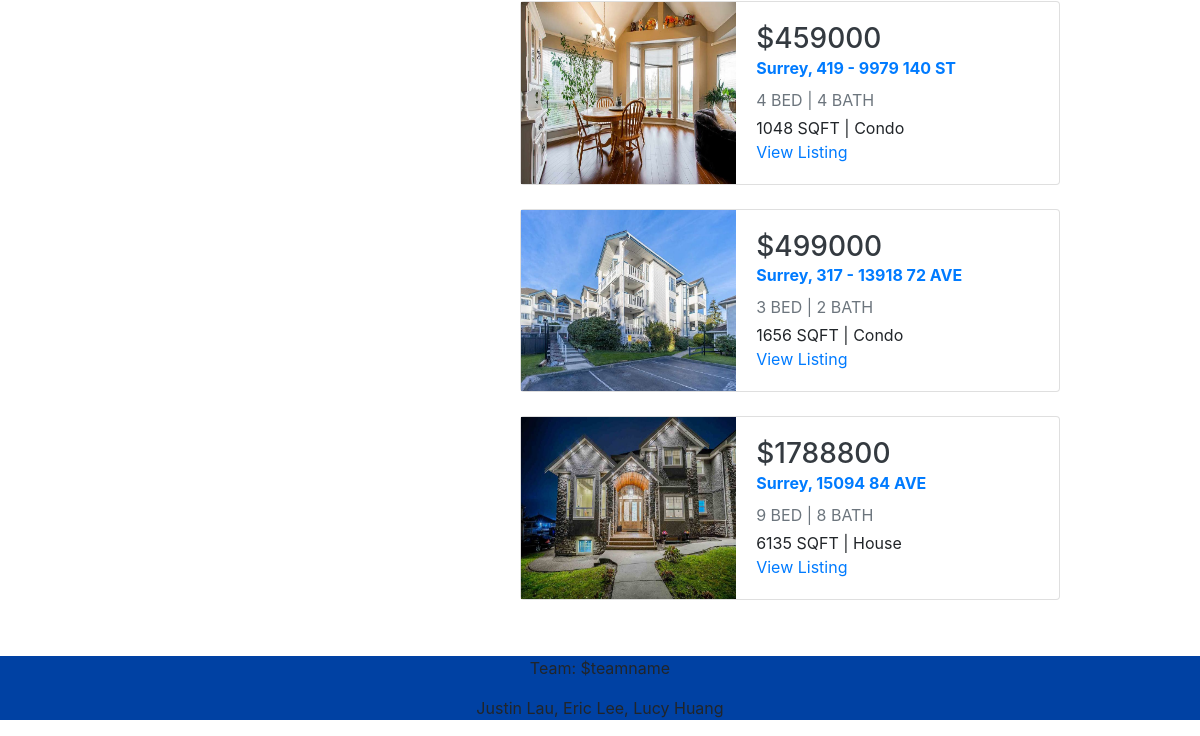
The app's page / (lower part), older data.
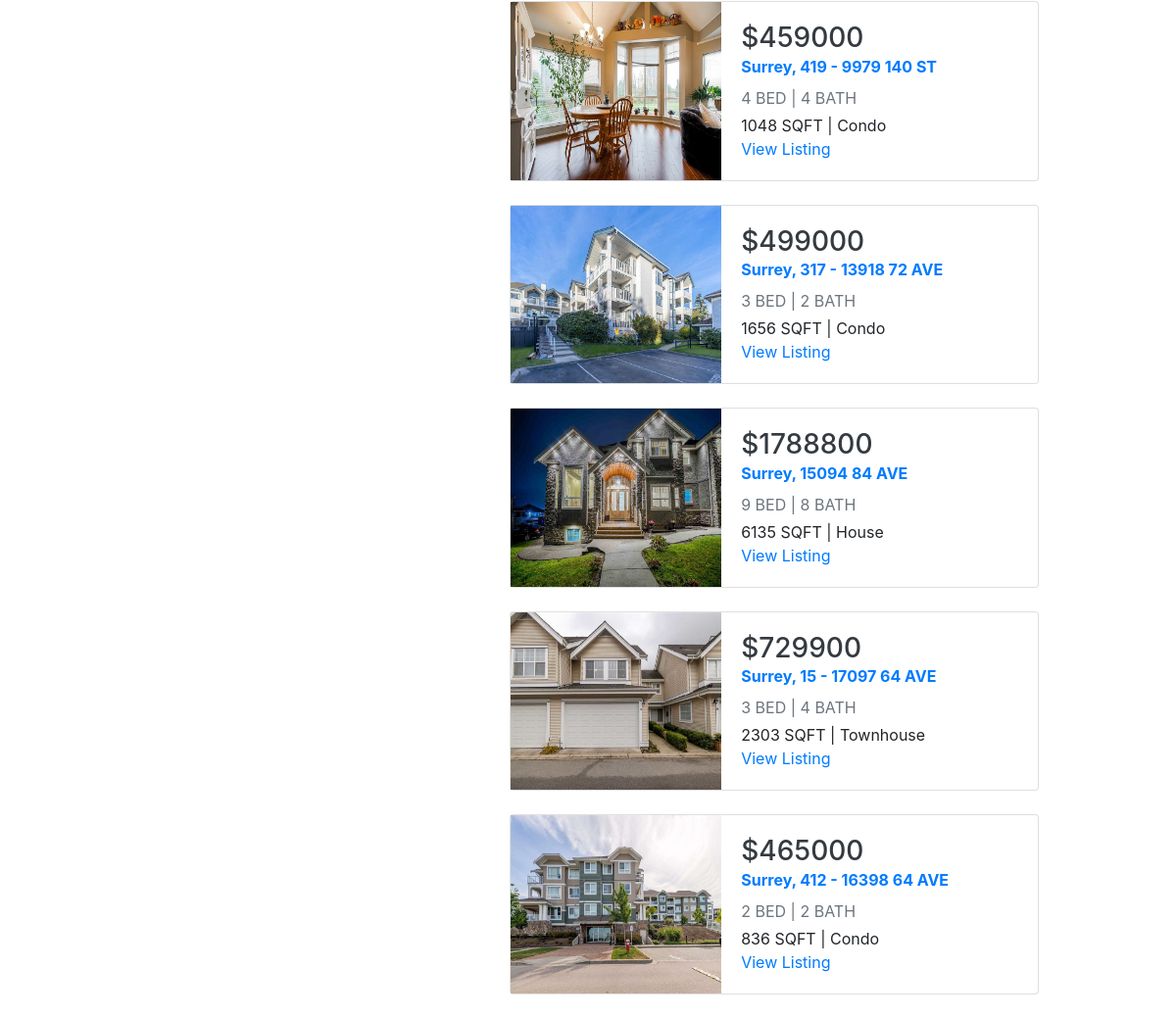
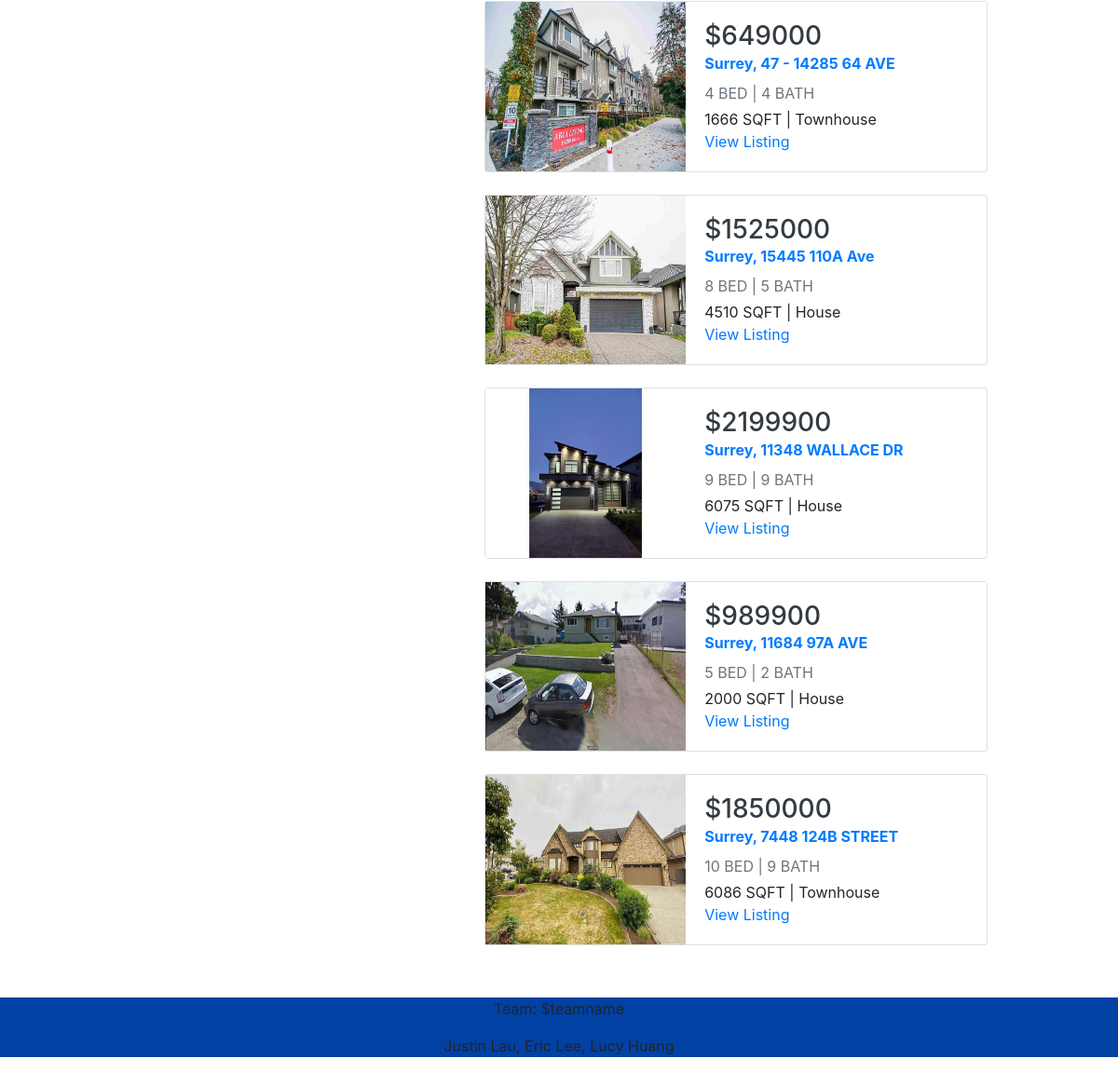
The same page, newer data (2 pictures, top to bottom).
### tables this page shows
CREATE TABLE `property` (
  `listing_id` varchar(100) NOT NULL,
  `beds` int (11) NOT NULL,
  `baths` int (11) NOT NULL,
  `sqft` int (11) NOT NULL,
  `date_listed` varchar(100) NOT NULL,
  `city` varchar(100) NOT NULL,
  `address` varchar(100) NOT NULL,
  `price` double NOT NULL,
  `type` varchar(100) NOT NULL,
  `property_agent_ID` int(11) NOT NULL,
  PRIMARY KEY (`listing_id`),
   
   
   

  KEY `property_agent_ID` (`property_agent_ID`),
  CONSTRAINT `property_ibfk_1` FOREIGN KEY (`property_agent_ID`) REFERENCES `agents` (`agent_ID`)

);

### index.php (the view, shortened to what this page needs)
<?php
include ('server.php');
?>
<html lang="en">
<head>
	<link rel="stylesheet" href="CSS/content_page.css">
	<link rel="stylesheet" href="https://maxcdn.bootstrapcdn.com/bootstrap/4.4.1/css/bootstrap.min.css">
</head>
<body>
  <div class="container">
   <div class="row">
    <div class="col-1"></div>
    <div class="col-4">
</div>
<div id="records" class="col-6">
  <?php
  $send_sql = "SELECT * FROM PROPERTY ";
  $resultTable = mysqli_query($db, $send_sql);
  if($row = mysqli_fetch_row($resultTable)){
    while($row = mysqli_fetch_row($resultTable)) {
      echo "<div class=\"card flex-md-row mb-4 box-shadow h-md-250\">
      <img class=\"card-img-left d-none d-md-block\" src=\"Images/" . $row[0] . "/" . $row[0] . "_1.jpg\" alt=\"Card image cap\" width=\"40%\">
      <div class=\"card-body d-flex flex-column align-items-start\">
      <h3 class=\"mb-0\">
      <a class=\"text-dark\" href=\"content_page.php?varname=" . $row[0] . "\">$" . $row[7] . "</a>
      </h3>
      <strong class=\"d-inline-block mb-2 text-primary\">" . $row[5] . ", " . $row[6] . "</strong>
      <div class=\"mb-1 text-muted\">" . $row[1] . " BED | " . $row[2] . " BATH</div>
      <p class=\"card-text mb-auto\">" . $row[3] . " SQFT | " . $row[8]. "</p>
      <a href=\"content_page.php?varname=" . $row[0] . "\">View Listing</a>
      </div>
      </div>";
    }
  } else {
   echo "<h3>No Results</h3>";
 }
 ?>
</div>
<div class="col-1"></div>
</div>
</div>
<div>
 <div class="row">
  <div class="col-3"></div>
  <div class="col-sm-6 bg-white" style="opacity: 0.9; padding: 1rem;">
  </div>
  <div class="col-3"></div>
</div>
</div>
<footer class="footer">
 <p>Team: $teamname</p>
 <p>Justin Lau, Eric Lee, Lucy Huang</p>
</footer>
</body>
</html>

### CSS/content_page.css (style rules this page uses)
.row:after { content: ""; display: table; clear: both; }
.main_info h2,h4,a { color: #0041A3; text-decoration: none; }
.footer { margin: 0; padding: 0; width: 100%; background-color: #0041A3; text-align: center; }

Row changes from the older to the newer data that the page shows:
added property: listing_id (picture), price "729900", city "Surrey", address "15 - 17097 64 AVE", beds "3", baths "4", sqft "2303", type "Townhouse"
added property: listing_id (picture), price "465000", city "Surrey", address "412 - 16398 64 AVE", beds "2", baths "2", sqft "836", type "Condo"
added property: listing_id (picture), price "649000", city "Surrey", address "47 - 14285 64 AVE", beds "4", baths "4", sqft "1666", type "Townhouse"
added property: listing_id (picture), price "1525000", city "Surrey", address "15445 110A Ave", beds "8", baths "5", sqft "4510", type "House"
added property: listing_id (picture), price "2199900", city "Surrey", address "11348 WALLACE DR", beds "9", baths "9", sqft "6075", type "House"
added property: listing_id (picture), price "989900", city "Surrey", address "11684 97A AVE", beds "5", baths "2", sqft "2000", type "House"
added property: listing_id (picture), price "1850000", city "Surrey", address "7448 124B STREET", beds "10", baths "9", sqft "6086", type "Townhouse"
